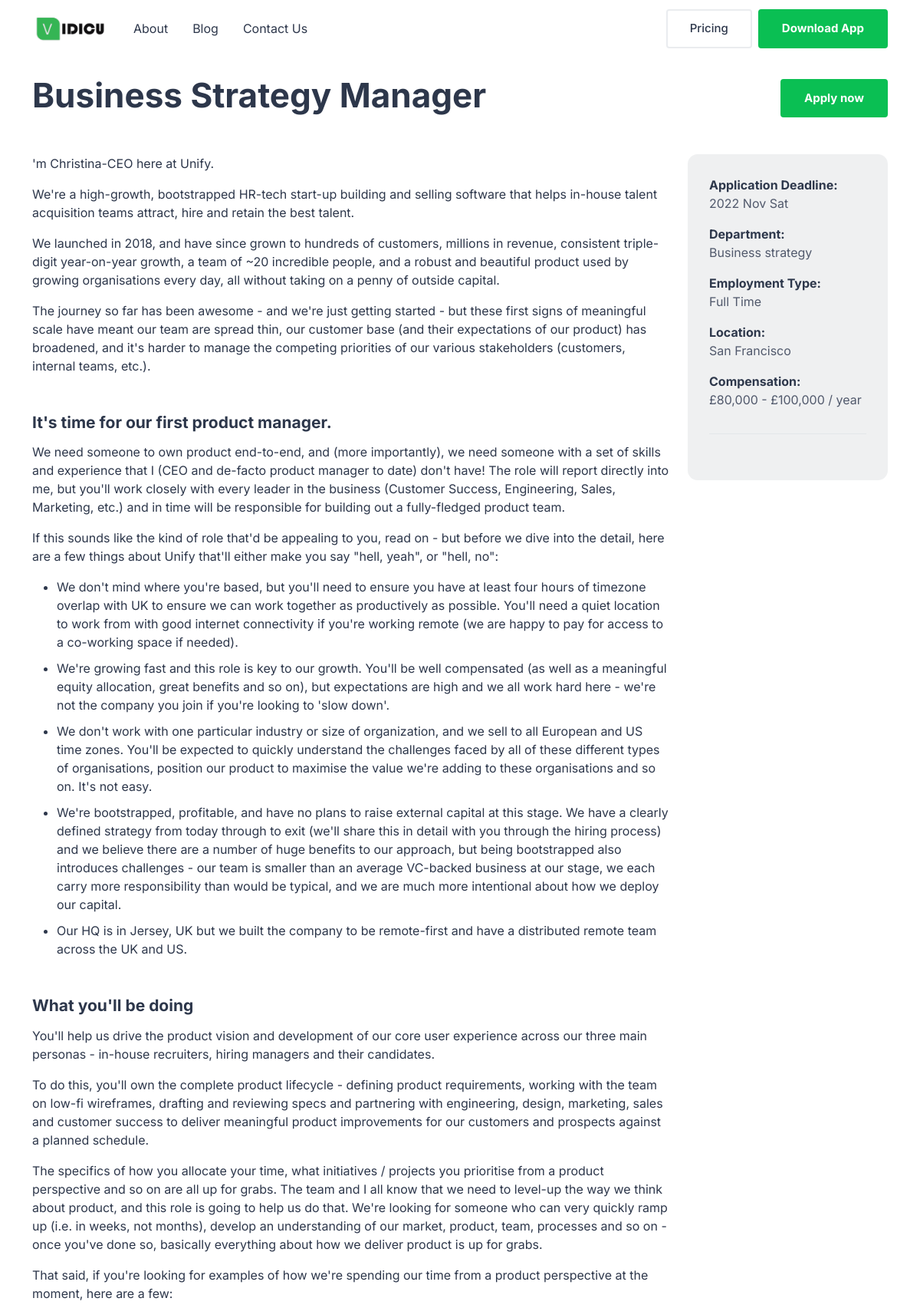
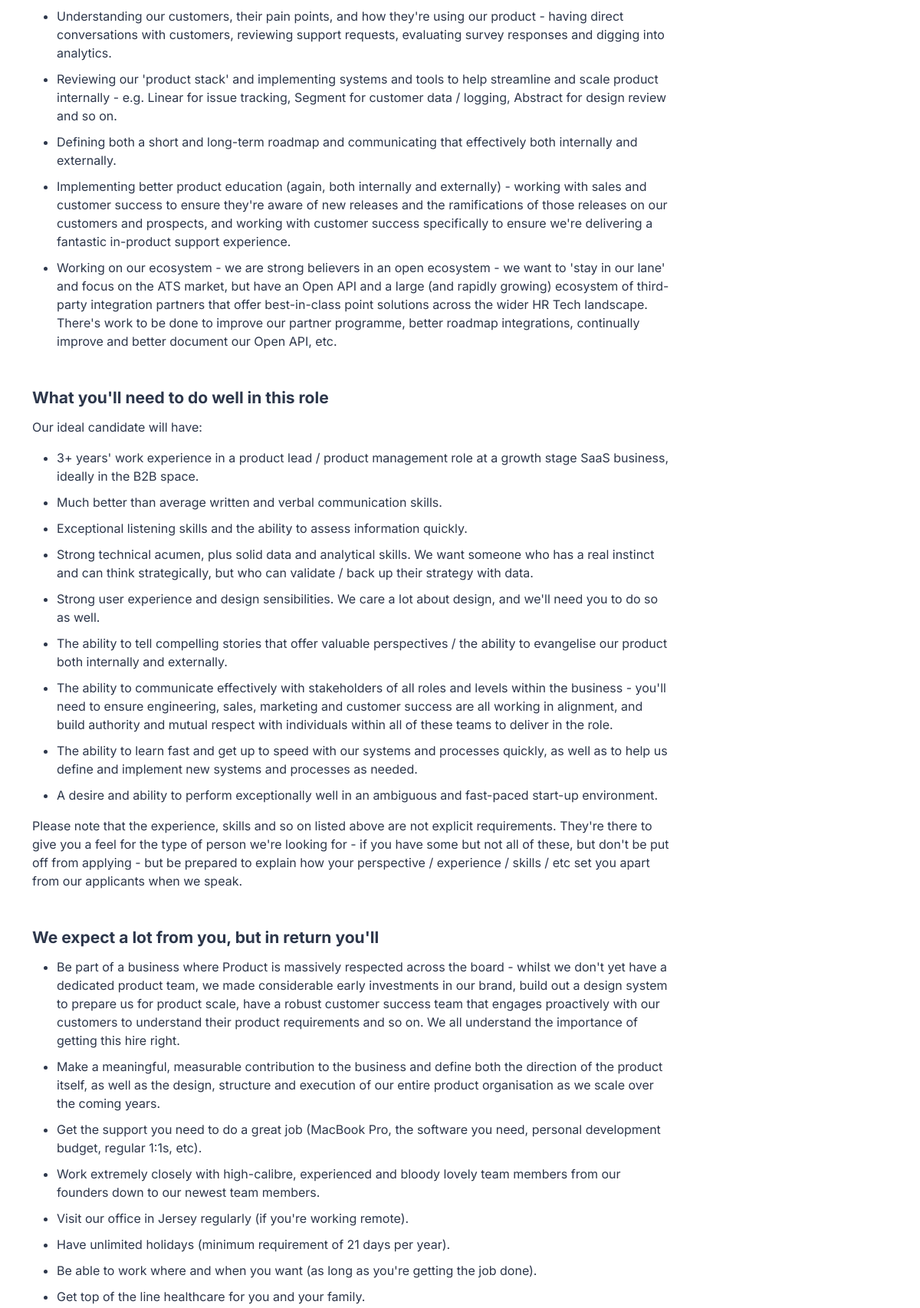
Screenshot of /careers/detail/business-strategy-manager/ (upper part) with the database file from the repository (2 pictures, top to bottom).
### careers/models.py (models this page shows, shortened)
class SixthRow(models.Model):
    user = models.ForeignKey(User, on_delete=models.CASCADE)
    job_title = models.CharField(max_length=1000)
    slug =  models.SlugField(max_length=250, unique_for_date='created', null=True)
    application_deadline = models.DateTimeField(auto_now_add=True)
    department = models.CharField(max_length=1000)
    employment_type = models.CharField(max_length=1000)
    location = models.CharField(max_length=1000)
    compensation = models.CharField(max_length=1000)
    body = HTMLField()
    created = models.DateTimeField(auto_now_add=True, null=True)
    updated = models.DateTimeField(auto_now=True, null=True)
    class Meta:
        ordering = ('-created',)
        verbose_name_plural = 'SixthRow'

### core/views.py (the view)
# urls.py: re_path(r'^careers/detail/(?P<post>[-\w]+)/$', views.carrers_details, name='careers_detail'),
def  carrers_details(request, post):
    sixth_row = get_object_or_404(
        SixthRow,
        slug = post,
    )
    third_row = ThirdRow.objects.all()[0]
    return render(request, 'core/page-careers-role-overview.html', {
        'seo_title' : '',
        'seo_description' : '',
        'og_description' : '',
        "og_title" : '',
        'og_url': 'https://vidicu.live/pricing/',
        'og_type' : 'website',
        "og_image" : '',
        "og_site_name" : '',
        'tw_card' : '',
        'tw_site' : '',
        'tw_title' : '',
        'tw_description' : '',
        'tw_creator' : '',
        'tw_image' : '',
        'sixth_row' : sixth_row,
        'third_row' : third_row
    })

### core/context_processors.py (called while the page is built)
def seo_attr(request:HttpRequest):
    return {
        'seo_title' : '',
        'seo_description': '',
        'keywords' : '',
    }

def twitter_seo_attr(request:HttpRequest):
    return {
        "tw_card" : '',
        "tw_site" : '',
        "tw_title" : '',
        "tw_description" : '',
        "tw_creator" : '',
        "tw_image" : '',
    }

def og_seo_attr(request:HttpRequest):
    return {
        "og_title" : '',
        "og_type" : '',
        "og_url" : '',
        "og_image" : '',
        "og_description" : '',
        "og_site_name" : '',
        "og_locale" : "pl_PL",
        "og_locale_alt" : "en_US"
    }

### core/templatetags/utility.py (called while the page is built)
@register.simple_tag()
def current_year():
    tday = datetime.date.today()
    return str(tday.year)

@register.simple_tag()
def get_twitter_link():
    twitter_link = MediaLinks.objects.get(user__username = 'nadia')
    return twitter_link.twitter

@register.simple_tag()
def get_instagram_link():
    instagram_link = MediaLinks.objects.get(user__username = 'nadia')
    return instagram_link.instagram

@register.simple_tag()
def get_youtube_link():
    youtube_link = MediaLinks.objects.get(user__username = 'nadia')
    return youtube_link.youtube

@register.simple_tag()
def get_discord_link():
    discord_link = MediaLinks.objects.get(user__username = 'nadia')
    return discord_link.discord

### core/templates/core/page-careers-role-overview.html (shortened to what this page needs)
{% load static %}
<!DOCTYPE html>
<html lang="en">
<head>
  <link rel="stylesheet" href="{% static 'assets/vendor/bootstrap-icons/font/bootstrap-icons.css' %}">
  <link rel="stylesheet" href="{% static 'assets/vendor/hs-mega-menu/dist/hs-mega-menu.min.css' %}">
  <link rel="stylesheet" href="{% static 'assets/css/theme.min.css' %}">
</head>
<body>
  {% include 'header.html' %}
  <main id="content" role="main">
    <div class="container content-space-1 content-space-b-lg-3">
      <div class="row mb-7">
        <div class="col-md mb-3 mb-md-0">
          <div class="mb-3">
              <br/>
          </div>
          <h1 class="mb-0">{{ sixth_row.job_title|capfirst }}</h1>
        </div>
        <div class="col-md-auto align-self-md-end">
          <a class="btn btn-primary" href="#">Apply now</a>
        </div>
      </div>
      <div class="row">
        <div class="col-lg-3 order-lg-2 mb-5 mb-lg-0">
          <div id="stickyBlockStartPoint">
            <div class="js-sticky-block card card-borderless bg-soft-dark" data-hs-sticky-block-options='{
                 "parentSelector": "#stickyBlockStartPoint",
                 "targetSelector": "#header",
                 "breakpoint": "lg",
                 "startPoint": "#stickyBlockStartPoint",
                 "endPoint": "#stickyBlockEndPoint",
                 "stickyOffsetTop": 20
               }'>
              <div class="card-body">
                <dl>
                  <dt>Application Deadline:</dt>
                  <dd>{{ sixth_row.application_deadline|date:"Y M D"}}</dd>
                  <dt>Department:</dt>
                  <dd>{{ sixth_row.department }}</dd>
                  <dt>Employment Type:</dt>
                  <dd>{{ sixth_row.employment_type|capfirst}}</dd>
                  <dt>Location:</dt>
                  <dd>{{ sixth_row.location }}</dd>
                  <dt>Compensation:</dt>
                  <dd>{{ sixth_row.compensation }}</dd>
                </dl>
                <hr>
              </div>
            </div>
          </div>
        </div>
        <div class="col-lg-9">
            {% autoescape off %}
                {{ sixth_row.body }}
            {% endautoescape %}
        </div>
      </div>
    </div>
  </main>
</body>
</html>

### rows the page displays
SixthRow: job_title "Business Strategy Manager", application_deadline "2022 Nov Sat", department "Business strategy", employment_type "Full Time", location "San Francisco", compensation "£80,000 - £100,000 / year", body "'m Christina-CEO here at Unify. We're a high-growth, bootstrapped HR-tech start-up building and selling software that helps in-house talent acquisition teams attract, hire and retain the best talent. We launched in 2018, and have since grown to hundreds of customers, millions in revenue, consistent triple-digit year-on-year growth, a team of ~20 incredible people, and a robust and beautiful product used by growing organisations every day, all without taking on a penny of outside capital. The journey so far has been awesome - and we're just getting started - but these first signs of meaningful scale have meant our team are spread thin, our customer base (and their expectations of our…"
